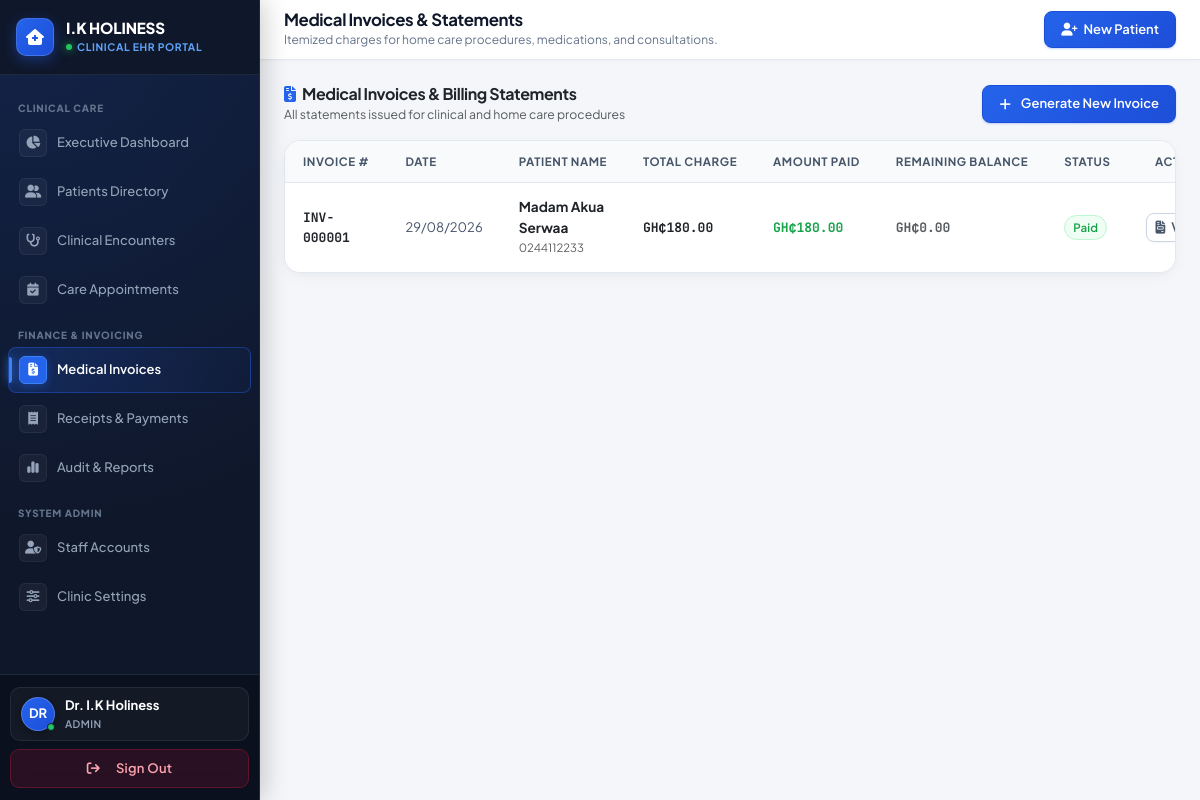
/billing (signed in), run on the app's committed database.
### tables this page shows
CREATE TABLE invoices (
    invoice_number VARCHAR(20) PRIMARY KEY,
    client_id VARCHAR(20) NOT NULL,
    invoice_date DATE NOT NULL,
    total_amount DECIMAL(10,2) NOT NULL DEFAULT 0.00,
    amount_paid DECIMAL(10,2) NOT NULL DEFAULT 0.00,
    balance DECIMAL(10,2) NOT NULL DEFAULT 0.00,
    payment_status ENUM('Paid', 'Partially Paid', 'Unpaid') NOT NULL DEFAULT 'Unpaid',
    created_at TIMESTAMP DEFAULT CURRENT_TIMESTAMP,
    FOREIGN KEY (client_id) REFERENCES clients(client_id) ON DELETE CASCADE,
    INDEX idx_invoice_date (invoice_date),
    INDEX idx_payment_status (payment_status)
);

CREATE TABLE clients (
    client_id VARCHAR(20) PRIMARY KEY,
    full_name VARCHAR(255) NOT NULL,
    gender ENUM('Male', 'Female', 'Other') NOT NULL,
    dob DATE NOT NULL,
    age INT NOT NULL,
    phone VARCHAR(20) NOT NULL,
    address TEXT NOT NULL,
    emergency_name VARCHAR(255) NOT NULL,
    emergency_phone VARCHAR(20) NOT NULL,
    registration_date DATE NOT NULL,
    created_at TIMESTAMP DEFAULT CURRENT_TIMESTAMP,
    INDEX idx_fullname (full_name),
    INDEX idx_phone (phone)
);

### backend/app/Controllers/BillingController.php (called while the page is built, shortened)
<?php
class BillingController
{
    public function index(): void
    {
        $invoices = [];
        try {
            $db = Database::getInstance()->getConnection();
            $stmt = $db->query("
                SELECT i.*, c.full_name AS client_name, c.phone
                FROM invoices i
                INNER JOIN clients c ON i.client_id = c.client_id
                ORDER BY i.invoice_date DESC, i.invoice_number DESC
            ");
            $invoices = $stmt->fetchAll();
        } catch (\PDOException $e) {
            $_SESSION['error_message'] = "Could not fetch invoices.";
        }
        require_once VIEWS_PATH . '/billing/index.php';
        require_once VIEWS_PATH . '/shared/layout.php';
    }
}

### backend/app/Core/Router.php (called while the page is built, shortened)
<?php
class Router
{
    private array $routes = [];
    public function get(string $path, string $handler): void
    {
        $this->routes['GET'][$this->normalizePath($path)] = $handler;
    }
    public function post(string $path, string $handler): void
    {
        $this->routes['POST'][$this->normalizePath($path)] = $handler;
    }
    public function resolve(string $requestUri, string $requestMethod): void
    {
        $path = parse_url($requestUri, PHP_URL_PATH);
        $normalizedPath = $this->normalizePath($path);
        $method = strtoupper($requestMethod);
        $handler = $this->routes[$method][$normalizedPath];
        $this->executeHandler($handler);
    }
    private function normalizePath(string $path): string
    {
        $trimmed = trim($path, '/');
        return $trimmed === '' ? '/' : '/' . $trimmed;
    }
    private function executeHandler(string $handler): void
    {
        list($controllerClass, $method) = explode('@', $handler);
        $controllerInstance = new $fullControllerName();
        $controllerInstance->$method();
    }
}

### frontend/public/index.php (called while the page is built, shortened)
<?php
$requestUri = $_SERVER['REQUEST_URI'] ?? '/';
$requestPath = parse_url($requestUri, PHP_URL_PATH);
$baseNames = [
    '/ik-holiness-clinic/frontend/public',
    '/ik-holiness-clinic/public',
    '/ik-holiness-clinic',
    '/frontend/public',
    '/public',
];
foreach ($baseNames as $b) {
    if (str_starts_with($requestPath, $b)) {
        $requestPath = substr($requestPath, strlen($b));
        break;
    }
}
$routingPath = '/' . ltrim($requestPath ?? '', '/');
$router = new Router();
$router->get('/', 'HomeController@index');
$router->get('/home', 'HomeController@index');
$router->get('/services', 'HomeController@services');
$router->get('/about', 'HomeController@about');
$router->get('/request-care', 'HomeController@requestCare');
$router->get('/booking', 'HomeController@requestCare');
$router->get('/contact', 'HomeController@contact');
$router->post('/book-request', 'HomeController@bookRequest');
$router->post('/contact-submit', 'HomeController@contactSubmit');
$router->get('/login', 'AuthController@showLogin');
$router->post('/login', 'AuthController@login');
$router->get('/logout', 'AuthController@logout');
$router->get('/dashboard', 'DashboardController@index');
$router->get('/clients', 'ClientController@index');
$router->get('/clients/create', 'ClientController@create');
$router->post('/clients/store', 'ClientController@store');
$router->get('/clients/view', 'ClientController@view');
$router->get('/clients/edit', 'ClientController@edit');
$router->post('/clients/update', 'ClientController@update');
$router->get('/clients/delete', 'ClientController@delete');
$router->get('/visits', 'VisitController@index');
$router->get('/visits/create', 'VisitController@create');
$router->post('/visits/store', 'VisitController@store');
$router->get('/appointments', 'AppointmentController@index');
$router->get('/appointments/create', 'AppointmentController@create');
$router->post('/appointments/store', 'AppointmentController@store');
$router->get('/appointments/edit', 'AppointmentController@edit');
$router->get('/billing', 'BillingController@index');
$router->get('/billing/create', 'BillingController@create');
$router->post('/billing/store', 'BillingController@store');
$router->get('/billing/view', 'BillingController@view');
$router->get('/payments', 'PaymentController@index');
$router->get('/payments/create', 'PaymentController@create');
$router->post('/payments/store', 'PaymentController@store');
$router->get('/payments/receipt', 'PaymentController@receipt');
$router->get('/reports', 'ReportController@index');
$router->get('/users', 'UserController@index');
$router->get('/users/create', 'UserController@create');
$router->post('/users/store', 'UserController@store');
$router->get('/users/edit', 'UserController@edit');
$router->post('/users/update', 'UserController@update');
$router->get('/users/delete', 'UserController@delete');
$router->get('/settings', 'SettingController@index');
$router->post('/settings/update', 'SettingController@update');
$router->resolve($routingPath, $_SERVER['REQUEST_METHOD'] ?? 'GET');

### frontend/views/billing/index.php (the view, shortened to what this page needs)
<div class="row mb-3 no-print align-items-center justify-content-between g-3">
    <div class="col-12 col-md-6">
        <h6 class="fw-bold text-dark mb-0"><i class="fa-solid fa-file-invoice-dollar text-blue-accent me-1"></i> Medical Invoices & Billing Statements</h6>
        <small class="text-muted">All statements issued for clinical and home care procedures</small>
    </div>
    <div class="col-12 col-md-auto">
        <a href="<?php echo APP_URL; ?>/billing/create" class="btn-primary-custom">
            <i class="fa-solid fa-plus me-1"></i> Generate New Invoice
        </a>
    </div>
</div>
<div class="ui-table-container">
    <div class="table-responsive">
        <table class="ui-table">
            <thead>
                <tr>
                    <th>Invoice #</th>
                    <th>Date</th>
                    <th>Patient Name</th>
                    <th>Total Charge</th>
                    <th>Amount Paid</th>
                    <th>Remaining Balance</th>
                    <th>Status</th>
                    <th class="text-end no-print">Actions</th>
                </tr>
            </thead>
            <tbody>
                <?php if (empty($invoices)): ?>
                    <tr>
                        <td colspan="8" class="text-center py-5 text-muted small">
                            <i class="fa-solid fa-file-invoice fs-3 mb-2 d-block text-muted"></i>
                            No billing statements recorded yet. Click "Generate New Invoice" to create one.
                        </td>
                    </tr>
                <?php else: ?>
                    <?php foreach ($invoices as $inv): ?>
                        <tr>
                            <td><strong class="text-dark font-mono" style="font-size: 0.8125rem;"><?php echo htmlspecialchars($inv['invoice_number']); ?></strong></td>
                            <td><?php echo date('d/m/Y', strtotime($inv['invoice_date'])); ?></td>
                            <td>
                                <strong class="text-dark d-block" style="font-size: 0.85rem;"><?php echo htmlspecialchars($inv['client_name']); ?></strong>
                                <small class="text-muted"><?php echo htmlspecialchars($inv['phone']); ?></small>
                            </td>
                            <td><strong class="text-dark font-mono"><?php echo DEFAULT_CURRENCY . number_format($inv['total_amount'], 2); ?></strong></td>
                            <td><strong class="text-emerald font-mono" style="color: var(--success);"><?php echo DEFAULT_CURRENCY . number_format($inv['amount_paid'], 2); ?></strong></td>
                            <td>
                                <strong class="<?php echo $inv['balance'] > 0 ? 'text-danger font-mono fw-bold' : 'text-muted font-mono'; ?>">
                                    <?php echo DEFAULT_CURRENCY . number_format($inv['balance'], 2); ?>
                                </strong>
                            </td>
                            <td>
                                <?php
                                $badge = 'badge-rose';
                                if ($inv['payment_status'] === 'Paid') $badge = 'badge-emerald';
                                ?>
                                <span class="badge-pill-custom <?php echo $badge; ?>">
                                    <?php echo htmlspecialchars($inv['payment_status']); ?>
                                </span>
                            </td>
                            <td class="text-end no-print">
                                <div class="btn-group gap-1">
                                    <a href="<?php echo APP_URL; ?>/billing/view?id=<?php echo $inv['invoice_number']; ?>" class="btn-secondary-custom btn-sm py-1 px-2" title="View & Print Invoice">
                                        <i class="fa-solid fa-file-invoice"></i> View
                                    </a>
                                </div>
                            </td>
                        </tr>
                    <?php endforeach; ?>
                <?php endif; ?>
            </tbody>
        </table>
    </div>
</div>

### frontend/views/shared/layout.php (style rules this page uses)
:root { --bg-base: #f4f6f9; --bg-subtle: #edf1f7; --surface-card: #ffffff; --surface-card-hover: #ffffff; --surface-elevated: #ffffff; --border-subtle: #e2e8f0; --border-strong: #cbd5e1; --border-focus: #2563eb; --text-primary: #0f172a; --text-secondary: #475569; --text-muted: #64748b; --accent-main: #2563eb; --accent-dark: #1d4ed8; --accent-light: #eff6ff; --accent-border: #bfdbfe; --accent-glow: rgba(37, 99, 235, 0.12); --success: #16a34a; --success-bg: #f0fdf4; --success-border: #bbf7d0; --warning: #d97706; --warning-bg: #fffbeb; --warning-border: #fde68a; --danger: #e11d48; --danger-bg: #fff1f2; --danger-border: #fecdd3; --info: #0284c7; --info-bg: #f0f9ff; --info-border: #bae6fd; --sidebar-bg: #0f172a; --sidebar-border: #1e293b; --sidebar-link: #94a3b8; --sidebar-link-active: #ffffff; --sidebar-width: 260px; --radius-sm: 8px; --radius-md: 12px; --radius-lg: 16px; --shadow-subtle: 0 1px 3px 0 rgba(15, 23, 42, 0.04); --shadow-card: 0 4px 16px -2px rgba(15, 23, 42, 0.05), 0 2px 6px -1px rgba(15, 23, 42, 0.02); --shadow-hover: 0 10px 25px -3px rgba(15, 23, 42, 0.08); }
* { box-sizing: border-box; }
body { font-family: 'Plus Jakarta Sans', -apple-system, BlinkMacSystemFont, 'Segoe UI', Roboto, sans-serif; background-color: var(--bg-base); color: var(--text-primary); font-size: 0.875rem; min-height: 100vh; margin: 0; padding: 0; overflow-x: hidden; -webkit-font-smoothing: antialiased; }
h1, h2, h3, h4, h5, h6 { font-family: 'Plus Jakarta Sans', sans-serif; font-weight: 700; color: var(--text-primary); letter-spacing: -0.025em; }
.font-mono { font-family: 'JetBrains Mono', monospace; }
.btn-primary-custom { background: linear-gradient(135deg, #2563eb 0%, #1d4ed8 100%); border: 1px solid #1d4ed8; color: #ffffff !important; font-weight: 600; font-size: 0.8125rem; padding: 8px 16px; border-radius: var(--radius-sm); display: inline-flex; align-items: center; justify-content: center; gap: 6px; box-shadow: 0 1px 2px 0 rgba(37, 99, 235, 0.25); transition: all 0.15s ease-in-out; cursor: pointer; text-decoration: none; }
.btn-secondary-custom { background-color: #ffffff; border: 1px solid var(--border-strong); color: var(--text-secondary) !important; font-weight: 600; font-size: 0.8125rem; padding: 7px 14px; border-radius: var(--radius-sm); display: inline-flex; align-items: center; justify-content: center; gap: 6px; transition: all 0.15s ease-in-out; text-decoration: none; cursor: pointer; box-shadow: var(--shadow-subtle); }
.ui-table-container, .tanstack-table-wrap { background-color: #ffffff; border: 1px solid var(--border-subtle); border-radius: var(--radius-lg); overflow: hidden; box-shadow: var(--shadow-card); width: 100%; }
.ui-table-container .table-responsive, .tanstack-table-wrap .table-responsive { overflow-x: hidden; width: 100%; }
.ui-table { width: 100%; margin-bottom: 0; border-collapse: collapse; }
.ui-table th { background-color: #f8fafc; color: #475569; font-size: 0.72rem; font-weight: 700; text-transform: uppercase; letter-spacing: 0.05em; padding: 12px 18px; border-bottom: 1px solid var(--border-subtle); white-space: nowrap; user-select: none; }
.ui-table td { background-color: #ffffff !important; color: var(--text-secondary); font-size: 0.8125rem; padding: 14px 18px; border-bottom: 1px solid var(--border-subtle); vertical-align: middle; }
.ui-table tr:last-child td { border-bottom: none; }
.ui-table tbody tr { transition: background-color 0.12s ease; }
.badge-pill-custom { display: inline-flex; align-items: center; gap: 5px; padding: 3px 8px; font-size: 0.72rem; font-weight: 600; border-radius: 9999px; letter-spacing: 0.01em; }
.badge-emerald { background-color: var(--success-bg); color: var(--success); border: 1px solid var(--success-border); }
.text-blue-accent { color: var(--accent-main) !important; }

### data on the page
invoices: invoice_number "INV-000001", invoice_date "29/08/2026", client.full_name "Madam Akua Serwaa", client.phone "0244112233", total_amount "180.00", amount_paid "180.00", balance "0.00", payment_status "Paid"

### other printed values
substr($currentUserName ?? 'DR', 0, 2) "DR"
$currentUserName "Dr. I.K Holiness"
$currentRole "ADMIN"
$pageHeading "Medical Invoices & Statements"
$pageSubheading "Itemized charges for home care procedures, medications, and consultations."
